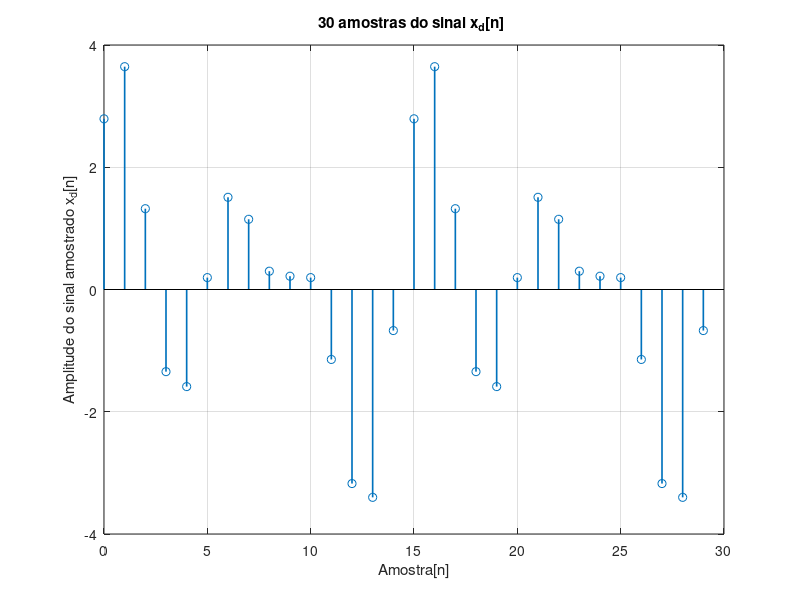

This figure's MATLAB source:
 
f=[200 400 600];
A=[1 2 1.5];
phi=[0 pi/3 pi/4];

f0=gcd(gcd(f(1),f(2)), f(3));
fs=3000; %taxa de amostragem de 3kHz
T=1/fs 
N=30; %;número de amostras
n=(0:N-1);

%x(t)=x[nT]
 
f1=A(1)*sin(2*pi*f(1)*(n*T) + phi(1));
f2=A(2)*sin(2*pi*f(2)*(n*T) + phi(2));
f3=A(3)*sin(2*pi*f(3)*(n*T) + phi(3));

xd= f1+f2+f3;
 

stem(n, xd, "LineWidth",1.2, 'Marker','o');
grid on;
xlabel('Amostra[n]');
ylabel('Amplitude do sinal amostrado x_d[n]');
title('30 amostras do sinal x_d[n] ')
 
 
